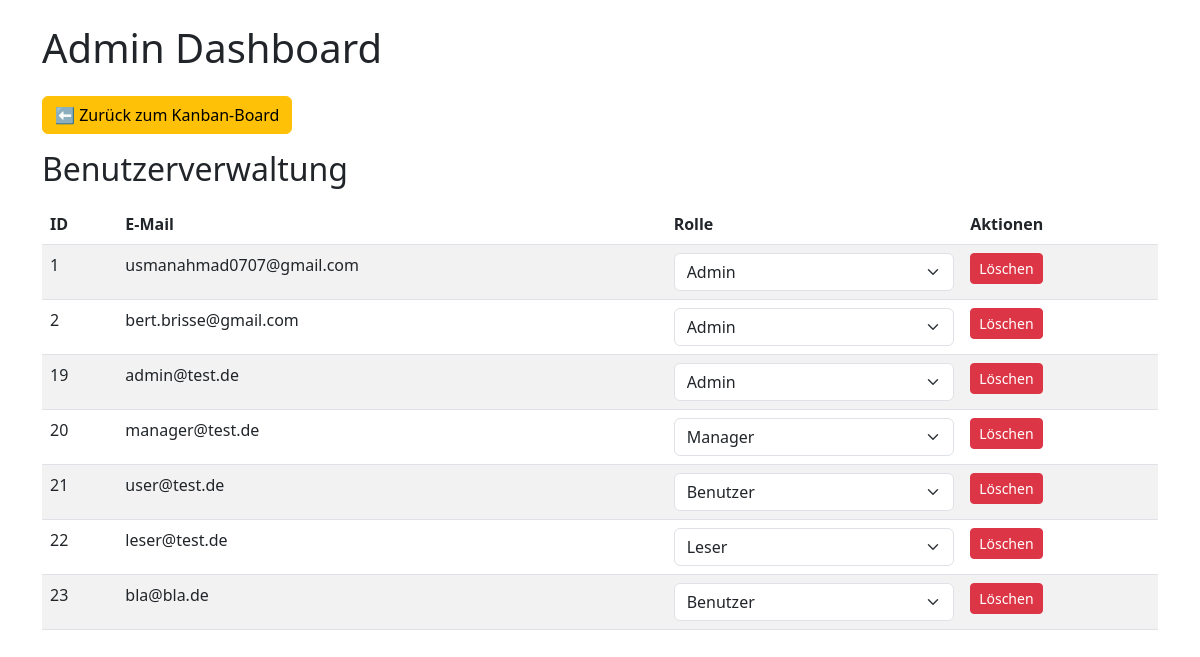
Page /admin_dashboard (signed in) on the committed database.
### tables this page shows
CREATE TABLE users (
                id INTEGER PRIMARY KEY AUTOINCREMENT,
                email TEXT UNIQUE NOT NULL,
                password TEXT NOT NULL
            , role TEXT NOT NULL DEFAULT 'Benutzer');

### app.py (the view)
@app.route('/admin_dashboard')
@requires_permission('admin_dashboard')
def admin_dashboard():
    conn = sqlite3.connect('nutzer.db')
    cursor = conn.cursor()
    cursor.execute("SELECT id, email, role FROM users")
    users = [{"id": row[0], "email": row[1], "role": row[2]} for row in cursor.fetchall()]
    conn.close()
    return render_template('admin_dashboard.html', users=users)

### app.py (called while the page is built)
@app.context_processor
def inject_is_admin():
    return {'is_admin': session.get('role') == 'Admin'}

### auth_utils.py (called while the page is built)
def requires_permission(permission):
    def decorator(f):
        @wraps(f)
        def decorated_function(*args, **kwargs):
            if 'role' not in session:
                flash("❌ Zugriff verweigert. Bitte anmelden.", "danger")
                return redirect(url_for('login'))
            user_role = session['role']
            allowed_permissions = ROLES.get(user_role, [])
            if permission not in allowed_permissions:
                flash("❌ Zugriff verweigert. Du hast nicht die erforderlichen Rechte.", "danger")
                return redirect(url_for('task_manager.Task_Manager'))
            return f(*args, **kwargs)
        return decorated_function
    return decorator

### templates/admin_dashboard.html (shortened to what this page needs)
<!DOCTYPE html>
<html lang="de">
<head>
    <link rel="stylesheet" href="https://cdnjs.cloudflare.com/ajax/libs/bootstrap/5.3.0/css/bootstrap.min.css">
</head>
<body class="container mt-4">
    <h1 class="mb-4">Admin Dashboard</h1>
    <a href="/kanban_board" class="btn btn-warning mb-3">&#x2B05; Zurück zum Kanban-Board</a>
    <h2 class="mb-3">Benutzerverwaltung</h2>
    <table class="table table-striped">
        <thead>
            <tr>
                <th>ID</th>
                <th>E-Mail</th>
                <th>Rolle</th>
                <th>Aktionen</th>
            </tr>
        </thead>
        <tbody>
            {% for user in users %}
            <tr>
                <td>{{ user.id }}</td>
                <td>{{ user.email }}</td>
                <td>
                    <form action="/change_role" method="POST">
                        <select name="new_role" class="form-select" onchange="this.form.submit()">
                            <option value="Admin" {% if user.role == 'Admin' %}selected{% endif %}>Admin</option>
                            <option value="Manager" {% if user.role == 'Manager' %}selected{% endif %}>Manager</option>
                            <option value="Benutzer" {% if user.role == 'Benutzer' %}selected{% endif %}>Benutzer</option>
                            <option value="Leser" {% if user.role == 'Leser' %}selected{% endif %}>Leser</option>
                        </select>
                    </form>
                </td>
                <td><a href="/delete_user/{{ user.id }}" class="btn btn-danger btn-sm">Löschen</a></td>
            </tr>
            {% endfor %}
        </tbody>
    </table>
</body>
</html>

### rows in the picture
users: id "1", email "usmanahmad0707@gmail.com", new_role "Admin"
users: id "2", email "bert.brisse@gmail.com", new_role "Admin"
users: id "19", email "admin@test.de", new_role "Admin"
users: id "20", email "manager@test.de", new_role "Manager"
users: id "21", email "user@test.de", new_role "Benutzer"
users: id "22", email "leser@test.de", new_role "Leser"
users: id "23", email "bla@bla.de", new_role "Benutzer"
